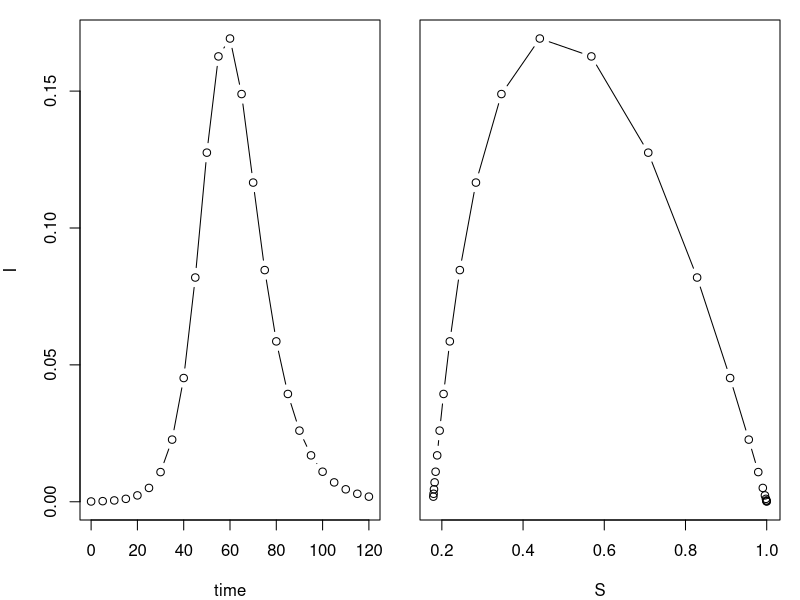
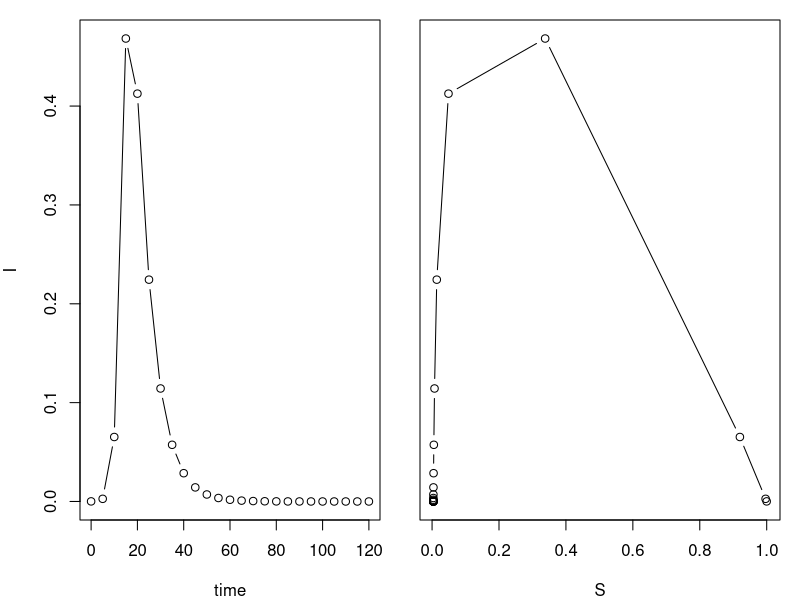
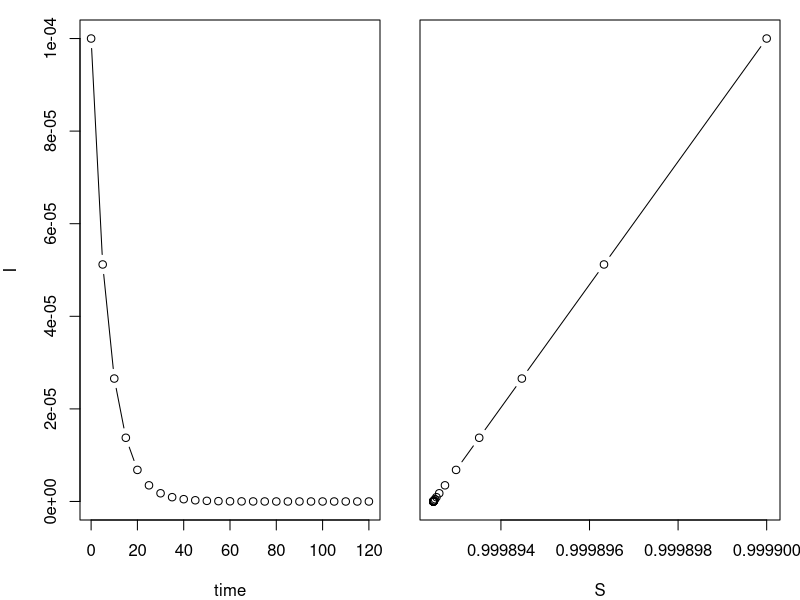
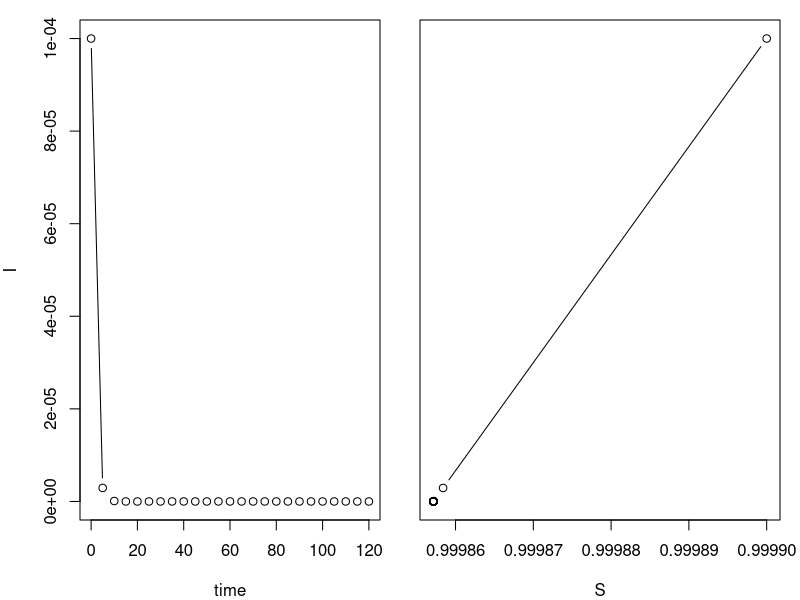
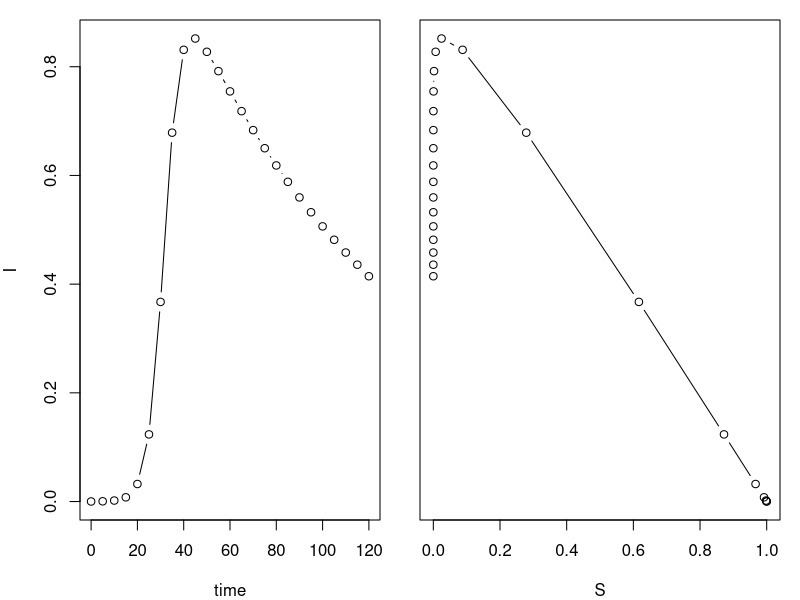
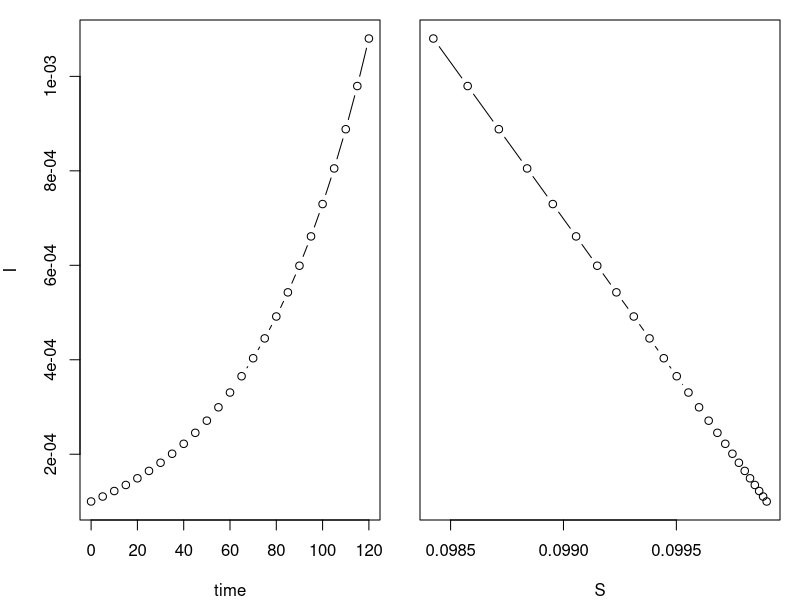
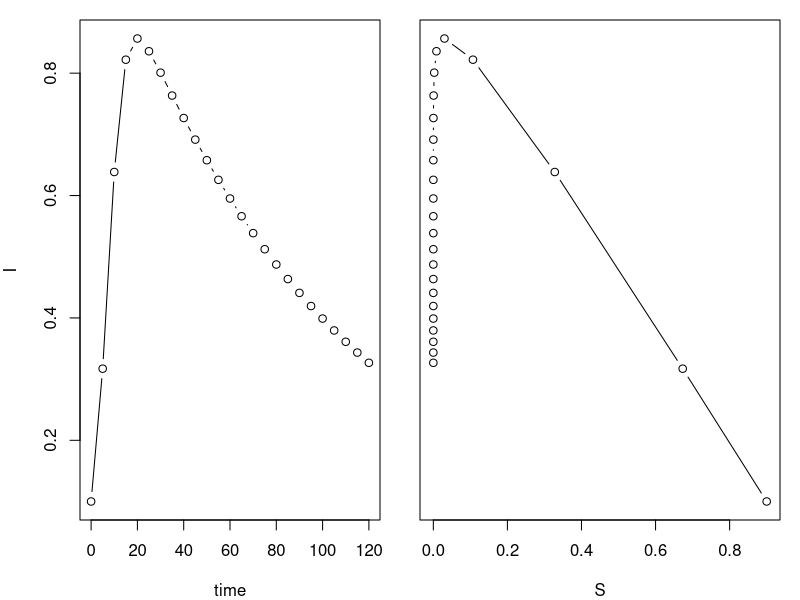
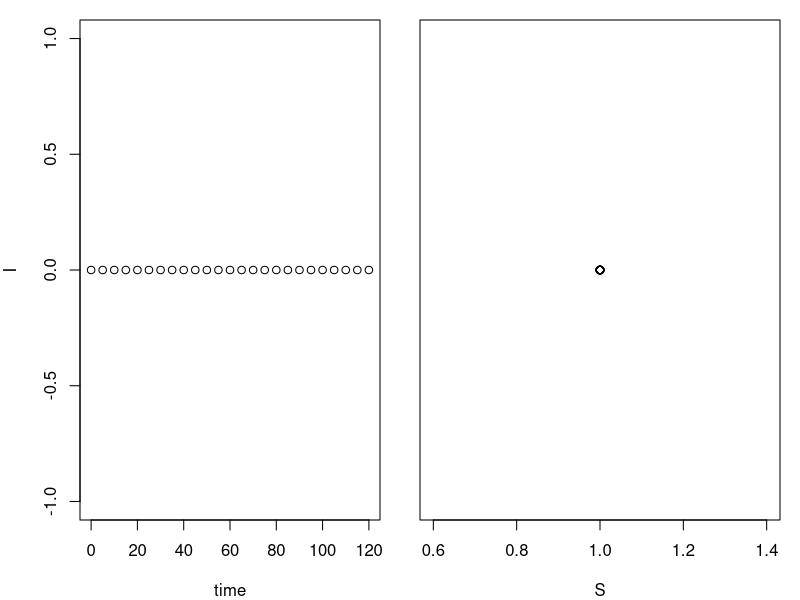

These charts were generated, in order, by the following R code:
#Alexandria Purcell
# May-15-2019
#Numerical solution of deterministic epidemiological models 

#Boundary Value problems:
  #What is the trajectory of the quantity in the time of interest
  #phase portrait: has time being implicit and the two variables graphed
    #will be plotted in a relationship 
  #numerical integration: approximation, very good with small error
    #to obtain an approximate solution by solving a sequence of tractable
    #linear approximations at smaller and smaller step sizes until a 
    #specified tolerance is acheived 
  #in R numerical integration is readily performed by using a package 
    #called (deSolve)
  #particularly the function ode is useful since it automatically selects
    #the optimal solving algorithm based on numerical performance 


library(deSolve)
require(deSolve)
sir.model.closed<-function(t,x,params){
  S<-x[1]
  I<-x[2]
  R<-x[3]
  with(
    as.list(params),
    {
      dS<--beta*S*I
      dI<-beta*S*I-gamma*I
      dR<-gamma*I
      dx<-c(dS,dI,dR)
      list(dx)
    }
    )
}

times<-seq(0,120,by=5)
params<-c(beta=0.3,gamma=1/7)
xstart<-c(S=9999/10000,I=1/10000,R=0)

out<-as.data.frame(ode(xstart,times,sir.model.closed,params))

op<-par(fig=c(0,0.5,0,1),mar=c(4,4,1,1))
plot(I~time,data=out,type='b')
par(fig=c(0.5,1,0,1),mar=c(4,1,1,1),new=T)
plot(I~S,data=out,type='b',yaxt='n',xlab='S')
par(op)

#Exercise 1: Explore the dynamics of the system for differnt values of
  #the B and y parameters by simulating and plotting trajectories as time 
  #series in phase and space (e.g.I vs S)

#changed the B parameter to 0.8 and kept gamma the same 
params<-c(beta=0.8,gamma=1/7)
xstart<-c(S=9999/10000,I=1/10000,R=0)

out<-as.data.frame(ode(xstart,times,sir.model.closed,params))

op<-par(fig=c(0,0.5,0,1),mar=c(4,4,1,1))
plot(I~time,data=out,type='b')
par(fig=c(0.5,1,0,1),mar=c(4,1,1,1),new=T)
plot(I~S,data=out,type='b',yaxt='n',xlab='S')
par(op)

#changed the B parameter to 0.01 and kept gamma the same 
params<-c(beta=0.01,gamma=1/7)
xstart<-c(S=9999/10000,I=1/10000,R=0)

out<-as.data.frame(ode(xstart,times,sir.model.closed,params))

op<-par(fig=c(0,0.5,0,1),mar=c(4,4,1,1))
plot(I~time,data=out,type='b')
par(fig=c(0.5,1,0,1),mar=c(4,1,1,1),new=T)
plot(I~S,data=out,type='b',yaxt='n',xlab='S')
par(op)

#change gamma to 1 and keep beta the same: faster recovery phase 
params<-c(beta=0.3,gamma=1)
xstart<-c(S=9999/10000,I=1/10000,R=0)

out<-as.data.frame(ode(xstart,times,sir.model.closed,params))

op<-par(fig=c(0,0.5,0,1),mar=c(4,4,1,1))
plot(I~time,data=out,type='b')
par(fig=c(0.5,1,0,1),mar=c(4,1,1,1),new=T)
plot(I~S,data=out,type='b',yaxt='n',xlab='S')
par(op)

#change gamma to 1/100 and keep beta the same: slower recovery phase 
params<-c(beta=0.3,gamma=1/100)
xstart<-c(S=9999/10000,I=1/10000,R=0)

out<-as.data.frame(ode(xstart,times,sir.model.closed,params))

op<-par(fig=c(0,0.5,0,1),mar=c(4,4,1,1))
plot(I~time,data=out,type='b')
par(fig=c(0.5,1,0,1),mar=c(4,1,1,1),new=T)
plot(I~S,data=out,type='b',yaxt='n',xlab='S')
par(op)

#Exercise 2: explore the dynamics of the system for one set of B and y at different
  #initial conditions. What happens if there is pre existing immunit in the population 

#change the number of recovered individuals to represent the pre existing immunity individuals 
xstart<-c(S=999/10000,I=1/10000,R=9000)

out<-as.data.frame(ode(xstart,times,sir.model.closed,params))

op<-par(fig=c(0,0.5,0,1),mar=c(4,4,1,1))
plot(I~time,data=out,type='b')
par(fig=c(0.5,1,0,1),mar=c(4,1,1,1),new=T)
plot(I~S,data=out,type='b',yaxt='n',xlab='S')
par(op)

#change the number of infected individuals in the population 
xstart<-c(S=9000/10000,I=1000/10000,R=0)

out<-as.data.frame(ode(xstart,times,sir.model.closed,params))

op<-par(fig=c(0,0.5,0,1),mar=c(4,4,1,1))
plot(I~time,data=out,type='b')
par(fig=c(0.5,1,0,1),mar=c(4,1,1,1),new=T)
plot(I~S,data=out,type='b',yaxt='n',xlab='S')
par(op)

#change the number of susceptibles in the population 
xstart<-c(S=10000/10000,I=0,R=0)

out<-as.data.frame(ode(xstart,times,sir.model.closed,params))

op<-par(fig=c(0,0.5,0,1),mar=c(4,4,1,1))
plot(I~time,data=out,type='b')
par(fig=c(0.5,1,0,1),mar=c(4,1,1,1),new=T)
plot(I~S,data=out,type='b',yaxt='n',xlab='S')
par(op)


#Exercise 3: modify the codes given to study the dynamics of a 
  #demographically open SIR model 

sir.model.open<-function(t,x,params){
  S<-x[1]
  I<-x[2]
  R<-x[3]
  with(
    as.list(params),
    {
      dS<-b-beta*S*I-u*S
      dI<-beta*S*I-gamma*I-u*I
      dR<-gamma*I-u*R
      dx<-c(dS,dI,dR)
      list(dx)
    }
  )
}

times<-seq(0,120,by=5)
params<-c(beta=0.3,gamma=1/7,b=1/(75*365), u=1/(75*365))
xstart<-c(S=9999/10000,I=1/10000,R=0)
out<-as.data.frame(ode(xstart,times,sir.model.open,params))

op<-par(fig=c(0,0.5,0,1),mar=c(4,4,1,1))
plot(I~time,data=out,type='b')
par(fig=c(0.5,1,0,1),mar=c(4,1,1,1),new=T)
plot(I~S,data=out,type='b',yaxt='n',xlab='S')
par(op)
#the open model reaches equilibrium, while in the closed model the 
  #epidemic comes to an end

#Exercise 4: modify the codes given to study the dynamics of an SEIR model

seir.model.closed<-function(t,x,params){
  S<-x[1]
  E<-x[2]
  I<-x[3]
  R<-x[4]
  with(
    as.list(params),
    {
      dS<--beta*S*I
      dE<-beta*S*I-sigma*E
      dI<-beta*S*I-gamma*I
      dR<-gamma*I
      dx<-c(dS,dE,dI,dR)
      list(dx)
    }
  )
}

times<-seq(0,120,by=5)
params<-c(beta=0.3,gamma=1/7,sigma=0.5)
xstart<-c(S=9899/10000,E=100/10000,I=1/10000,R=0)

out<-as.data.frame(ode(xstart,times,seir.model.closed,params))

op<-par(fig=c(0,0.5,0,1),mar=c(4,4,1,1))
plot(I~time,data=out,type='b')
par(fig=c(0.5,1,0,1),mar=c(4,1,1,1),new=T)
plot(I~S,data=out,type='b',yaxt='n',xlab='S')
par(op)

#increased the number of exposed individuals 
seir.model.closed<-function(t,x,params){
  S<-x[1]
  E<-x[2]
  I<-x[3]
  R<-x[4]
  with(
    as.list(params),
    {
      dS<--beta*S*I
      dE<-beta*S*I-sigma*E
      dI<-sigma*E-gamma*I
      dR<-gamma*I
      dx<-c(dS,dE,dI,dR)
      list(dx)
    }
  )
}

times<-seq(0,120,by=5)
params<-c(beta=0.3,gamma=1/7,sigma=0.5)
xstart<-c(S=7999/10000,E=2000/10000,I=1/10000,R=0)

out<-as.data.frame(ode(xstart,times,seir.model.closed,params))

op<-par(fig=c(0,0.5,0,1),mar=c(4,4,1,1))
plot(I~time,data=out,type='b')
par(fig=c(0.5,1,0,1),mar=c(4,1,1,1),new=T)
plot(I~S,data=out,type='b',yaxt='n',xlab='S')
par(op)

#using an open SEIR model 
seir.model.open<-function(t,x,params){
  S<-x[1]
  E<-x[2]
  I<-x[3]
  R<-x[4]
  with(
    as.list(params),
    {
      dS<-b-beta*S*I-u*S
      dE<-beta*S*I-sigma*E
      dI<-sigma*E-gamma*I-u*I
      dR<-gamma*I-u*R
      dx<-c(dS,dE,dI,dR)
      list(dx)
    }
  )
}

times<-seq(0,120,by=5)
params<-c(beta=0.3,gamma=1/7,b=1/(365*75), u=1/(365*75), sigma=0.5)
xstart<-c(S=9899/10000,E=100/10000,I=1/10000,R=0)
out<-as.data.frame(ode(xstart,times,seir.model.open,params))

op<-par(fig=c(0,0.5,0,1),mar=c(4,4,1,1))
plot(I~time,data=out,type='b')
par(fig=c(0.5,1,0,1),mar=c(4,1,1,1),new=T)
plot(I~S,data=out,type='b',yaxt='n',xlab='S')
par(op)
